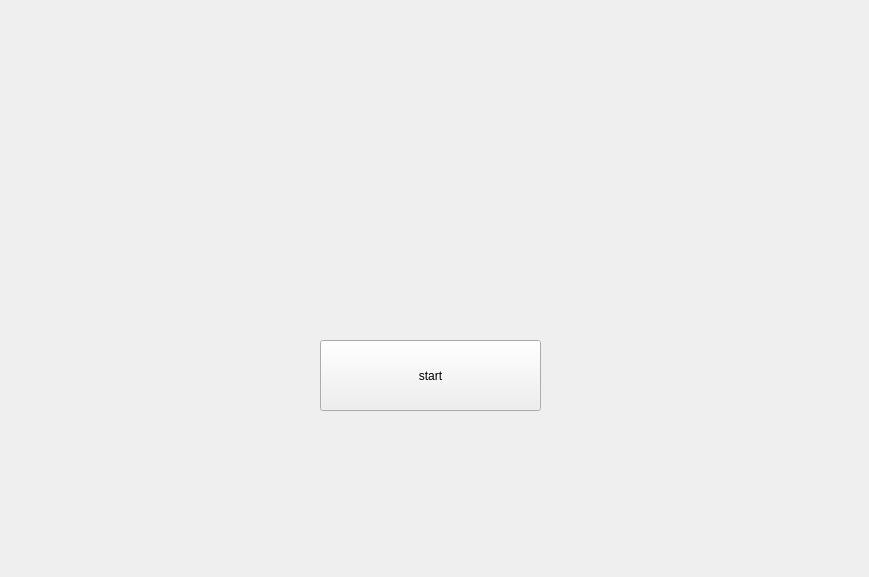
<?xml version="1.0" encoding="UTF-8"?>
<ui version="4.0">
 <class>Form</class>
 <widget class="QWidget" name="Form">
  <property name="geometry">
   <rect>
    <x>0</x>
    <y>0</y>
    <width>869</width>
    <height>577</height>
   </rect>
  </property>
  <property name="windowTitle">
   <string>Form</string>
  </property>
  <widget class="QPushButton" name="pushButton">
   <property name="geometry">
    <rect>
     <x>320</x>
     <y>340</y>
     <width>221</width>
     <height>71</height>
    </rect>
   </property>
   <property name="text">
    <string>start</string>
   </property>
  </widget>
 </widget>
 <resources/>
 <connections>
  <connection>
   <sender>pushButton</sender>
   <signal>clicked()</signal>
   <receiver>Form</receiver>
   <slot>fuck()</slot>
   <hints>
    <hint type="sourcelabel">
     <x>423</x>
     <y>377</y>
    </hint>
    <hint type="destinationlabel">
     <x>383</x>
     <y>272</y>
    </hint>
   </hints>
  </connection>
 </connections>
 <slots>
  <slot>fuck()</slot>
 </slots>
</ui>
